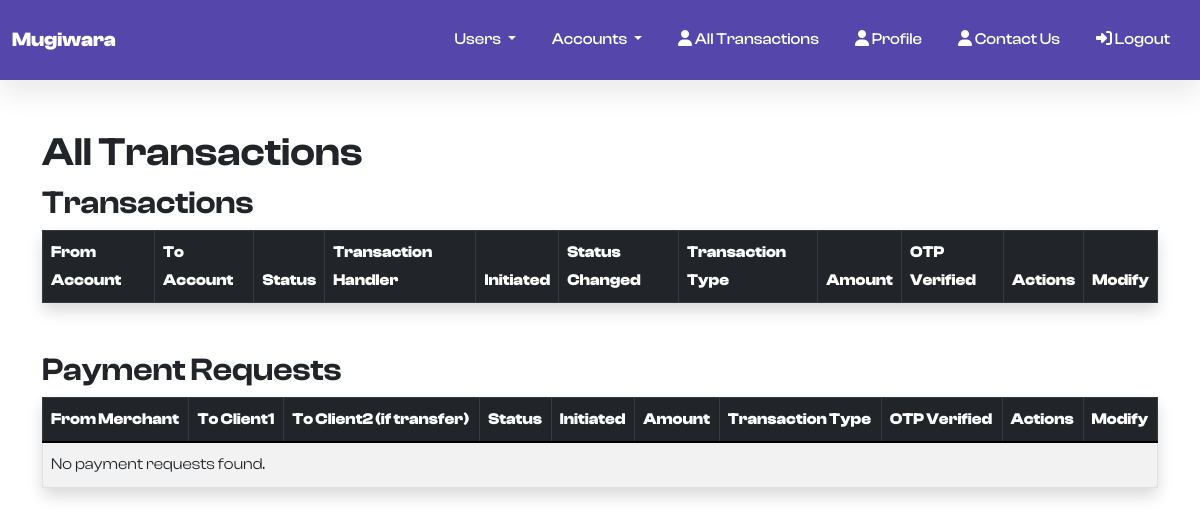
Page /all_transactions (signed in) on the earlier database version.
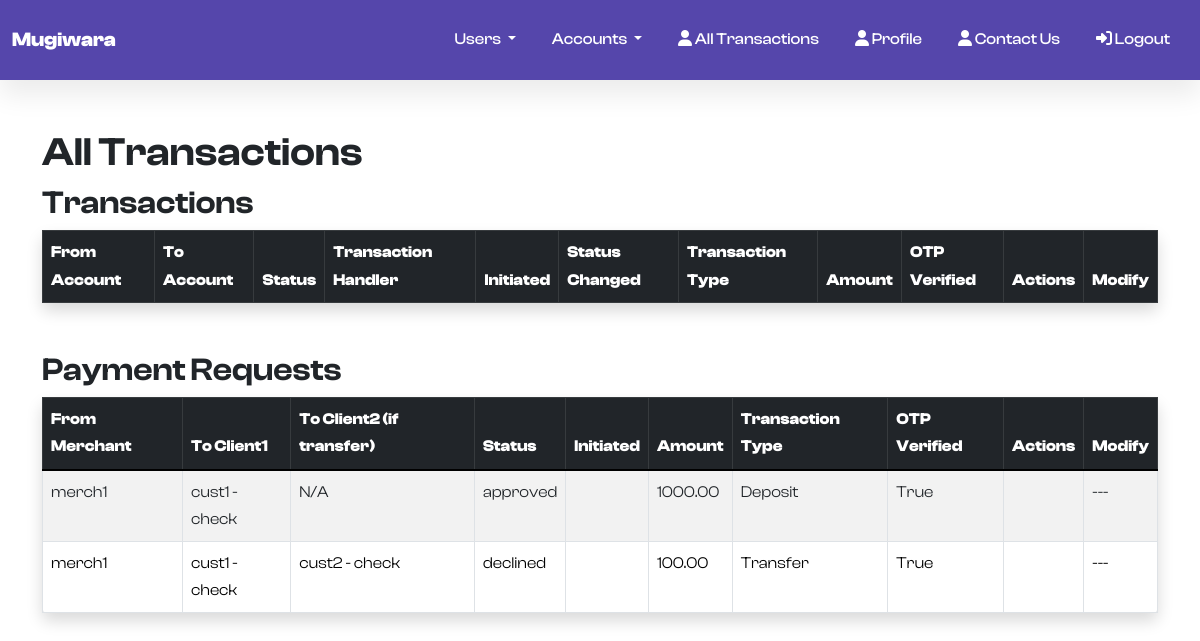
Same page on the later database version.
### users/models.py (models this page shows, shortened)
class PaymentRequest(models.Model):
    TRANSACTION_CHOICES = [
        ('deposit', 'Deposit'),
        ('withdraw', 'Withdraw'),
        ('transfer', 'Transfer')
    ]
    merchant = models.ForeignKey(BankingUser, on_delete=models.CASCADE, related_name='submitted_payments')
    transaction_type = models.CharField(max_length=8, choices=TRANSACTION_CHOICES)
    client1 = models.ForeignKey('Account', on_delete=models.CASCADE, related_name='client1_payments')  # Changed to Account
    client2 = models.ForeignKey('Account', on_delete=models.CASCADE, related_name='client2_payments', null=True, blank=True)  # Changed to Account
    amount = models.DecimalField(max_digits=10, decimal_places=2)
    otp = models.CharField(max_length=6, blank=True)
    otp_verified = models.BooleanField(default=False)
    transaction_approved = models.BooleanField(default=False)
    status = models.CharField(max_length=20, choices=[('pending', 'Pending'), ('approved', 'Approved'), ('declined', 'Declined')], default='pending')

class BankingUser(models.Model):
    User_types = {
        'iu_re': 'Regular Employee',
        'iu_sm': 'System Manager',
        'iu_sa': 'System Administrator',
        'eu_cust': 'Customer',
        'eu_mo': 'Merchant/Organization',
    }
    modification_status = {
        'pending': 'Waiting for Approval',
        'rejected': 'Rejected',
        'approved': 'Approved'
    }
    requesting_deletion = {
        'yes': 'Yes',
        'no': 'No'
    }
    user = models.OneToOneField(User, on_delete = models.CASCADE, related_name = 'user')
    usertype = models.CharField(max_length = 256, choices = User_types)
    dob = models.DateField(default = None, blank = True, null = True)
    mobile_number = models.CharField(max_length = 256, default=None, blank=True, null = True)
    street_address = models.CharField(max_length = 512, default=None, blank=True, null = True)
    city = models.CharField(max_length = 128, default=None, blank=True, null = True)
    state = models.CharField(max_length = 128, default=None, blank=True, null = True)
    zip_code = models.CharField(max_length = 10, default=None, blank=True, null = True)
    country = models.CharField(max_length = 256, default=None, blank=True, null = True)
    account_created = models.DateTimeField(auto_now_add = True, null = True)
    user_handler = models.ForeignKey("BankingUser", on_delete = models.CASCADE, related_name = 'internal_user', blank=True, null = True)
    pd_modification_status = models.CharField(max_length = 128, choices = modification_status, blank=True, null = True)
    pd_modified = models.DateTimeField(auto_now = True, blank=True, null = True)
    deletion = models.CharField(max_length = 128, choices = requesting_deletion, blank=True, null = True, default = 'no')
    deletion_status = models.CharField(max_length = 128, choices = modification_status, blank=True, null = True)

class Account(models.Model):
    account_types = {
        'sav': 'Savings Account',
        'check': 'Checking Account'
    }
    account_status = {
        'o': 'Open',
        'c': 'Close',
    }
    modification_status = {
       'pending': 'Waiting for approval',
       'rejected': 'Rejected',
       'approved': 'Approved'
    }
    account_number = models.AutoField(primary_key = True)
    account_type = models.CharField(max_length = 128, choices = account_types)
    banking_user = models.ForeignKey('BankingUser', on_delete = models.CASCADE, related_name = 'banking_user')
    account_bal = models.BigIntegerField(default = 0)
    created_on = models.DateTimeField(auto_now_add = True)
    account_status = models.CharField(max_length = 32, choices = account_status, default = 'o')
    closed_on = models.DateTimeField(blank = True, null = True)
    modification_status = models.CharField(max_length = 32, choices = modification_status, default = 'pending')

### users/views.py (the view)
# urls.py: path('all_transactions', views.all_transactions, name='all_transactions'),
@login_required
def all_transactions(request):
  transactions = Transactions.objects.all()
  transactions=transactions.order_by('-initiated')
  payment_requests = PaymentRequest.objects.all()
  return render(request, 'users/all_transactions.html', {
        'transactions': transactions,
        'payment_requests': payment_requests
    })

### users/templates/users/all_transactions.html (shortened to what this page needs)
{% extends 'users/base.html' %}
{% block content %}
<!DOCTYPE html>
<html lang="en">
<head>
    <link rel="stylesheet" href="../../static/users/asset/css/all_transactions.css">
</head>
<body>
    <div class="container mt-5">
    <h1 class="mt-5 title">All Transactions</h1>
    <h2>Transactions</h2>
    <table class="table table-bordered shadow p-3 mb-5 bg-white rounded table-striped" data-aos="fade-down" data-aos-delay="50">
        <thead class="table-dark">
            <tr>
                <th>From Account</th>
                <th>To Account</th>
                <th>Status</th>
                <th>Transaction Handler</th>
                <th>Initiated</th>
                <th>Status Changed</th>
                <th>Transaction Type</th>
                <th>Amount</th>
                <th>OTP Verified</th>
                <th>Actions</th>
                <th>Modify</th>
            </tr>
        </thead>
    </table>
    <h2>Payment Requests</h2>
    <table class="table table-bordered shadow p-3 mb-5 bg-white rounded table-striped" data-aos="fade-down" data-aos-delay="50">
        <thead class="table-dark">
            <tr>
                <th>From Merchant</th>
                <th>To Client1</th>
                <th>To Client2 (if transfer)</th>
                <th>Status</th>
                <th>Initiated</th>
                <th>Amount</th>
                <th>Transaction Type</th>
                <th>OTP Verified</th>
                <th>Actions</th>
                <th>Modify</th>
            </tr>
        </thead>
        <tbody>
            {% for request in payment_requests %}
            <tr>
                <td>{{ request.merchant.user.username }}</td>
                <td>{{ request.client1.banking_user.user.username }} - {{ request.client1.account_type }}</td>
                <td>
                    {% if request.transaction_type == 'transfer' and request.client2 %}
                        {{ request.client2.banking_user.user.username }} - {{ request.client2.account_type }}
                    {% else %}
                        N/A
                    {% endif %}
                </td>
                <td>{{ request.status }}</td>
                <td>{{ request.initiated|date:"F d, Y H:i" }}</td>
                <td>{{ request.amount }}</td>
                <td>{{ request.get_transaction_type_display }}</td>
                <td>{{ request.otp_verified }}</td>
                <td>
                </td>
                <td>
                    {% if request.status == 'pending' %}
                        <a href="{% url 'modify_payment_request' request.id %}" class="btn btn-warning">Modify</a>
                    {% else %}
                        ---
                    {% endif %}
                </td>
            </tr>
            {% empty %}
            <tr>
                <td colspan="10">No payment requests found.</td>
            </tr>
            {% endfor %}
        </tbody>
    </table>
</div>
</body>
</html>
{% endblock %}

Differences in the rows shown:
added PaymentRequest: merchant.user.username "merch1", client1.banking_user.user.username "cust1", client1.account_type "check", shows "N/A", status "approved", amount "1000.00", transaction_type "Deposit", otp_verified "True"
added PaymentRequest: merchant.user.username "merch1", client1.banking_user.user.username "cust1", client1.account_type "check", client2.banking_user.user.username "cust2", client2.account_type "check", status "declined", amount "100.00", transaction_type "Transfer", otp_verified "True"
Other differences:
text no longer shown: "No payment requests found."
